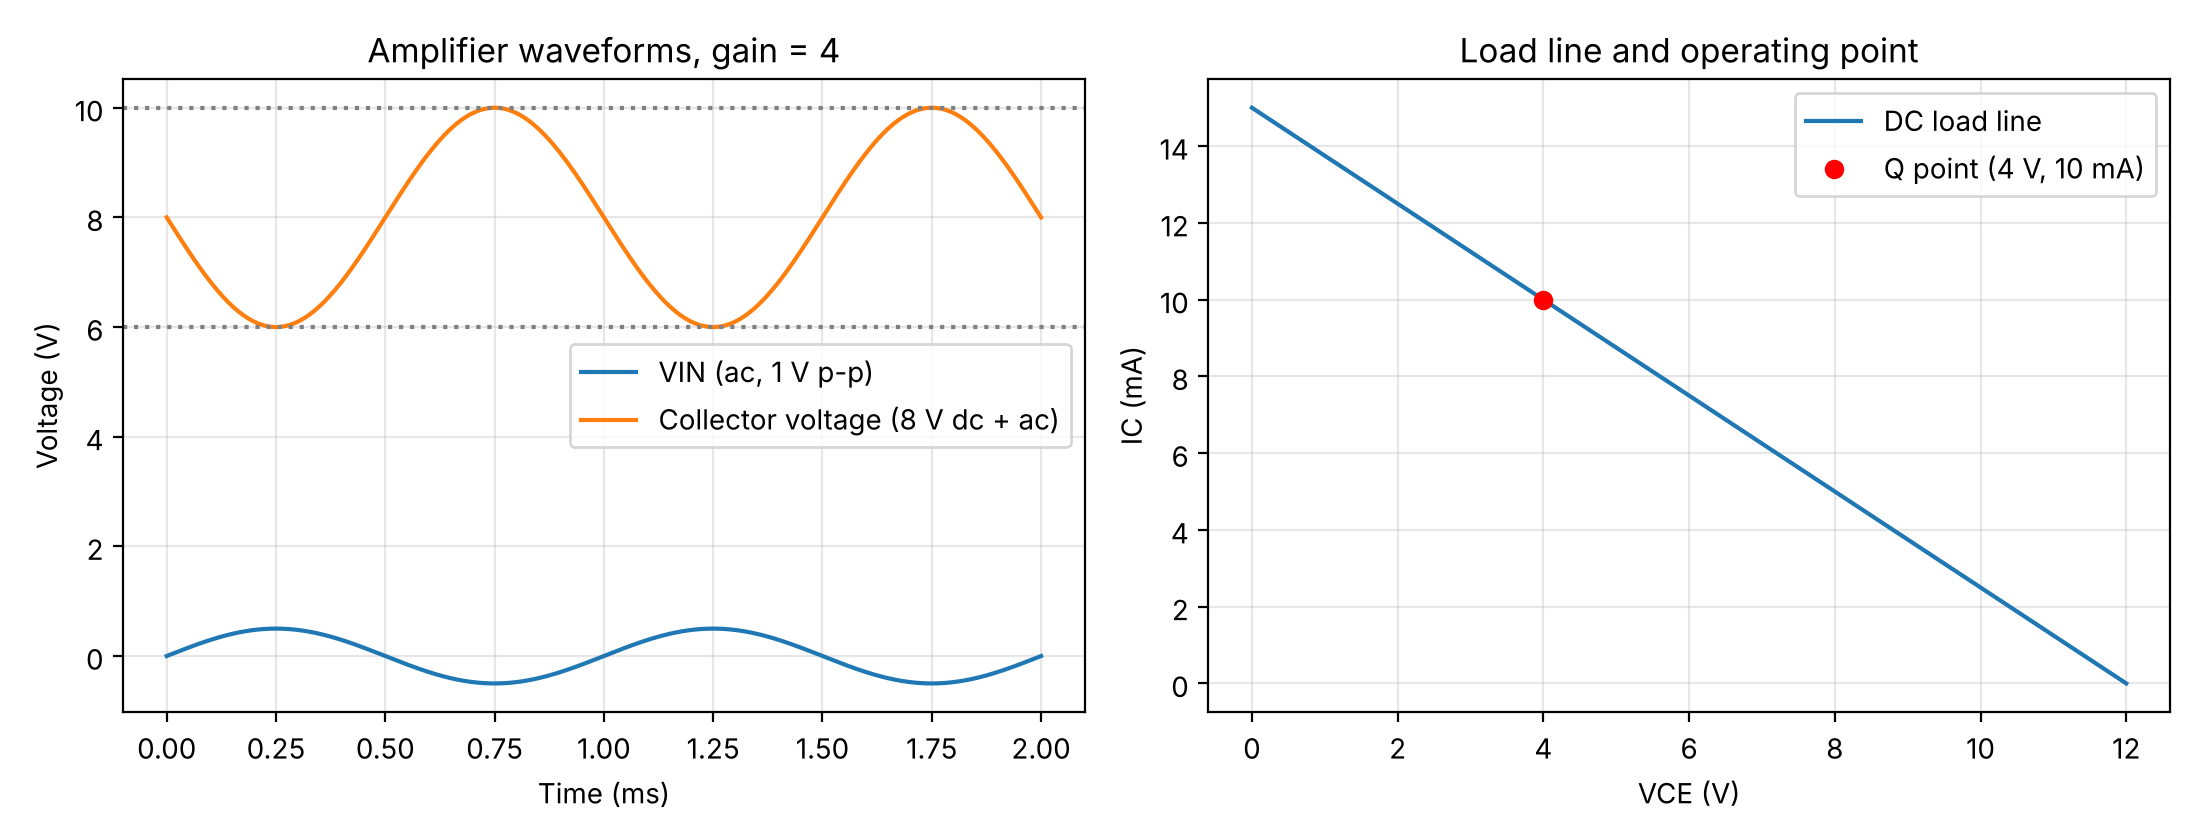

Write Python code to recreate this figure.
import numpy as np
import matplotlib.pyplot as plt


def design_amplifier(Vcc, IC, beta, VC, VE, Vbe, drop_rth, gain):
    # Bias network and gain design
    RC = (Vcc - VC) / IC
    RE = VE / IC
    IB = IC / beta
    VB = VE + Vbe
    RTH = drop_rth / IB
    VTH = VB + drop_rth
    R2 = 2 * RTH
    R1 = R2 * (Vcc - VTH) / VTH
    RE1 = RC / gain
    RE2 = RE - RE1
    return {"RC": RC, "RE": RE, "IB": IB, "VB": VB, "RTH": RTH, "VTH": VTH,
            "R1": R1, "R2": R2, "RE1": RE1, "RE2": RE2}


def actual_bias(Vcc, R1, R2, RC, RE, beta, Vbe):
    # DC check of the finished design using the real R1 and R2
    VTH = Vcc * R2 / (R1 + R2)
    RTH = R1 * R2 / (R1 + R2)
    IB = (VTH - Vbe) / (RTH + (beta + 1) * RE)
    IC = beta * IB
    VE = (beta + 1) * IB * RE
    VC = Vcc - IC * RC
    return IC, VC, VE, VC - VE


def print_results(Vcc, IC, beta, VC, VE, Vbe, drop_rth, gain):
    d = design_amplifier(Vcc, IC, beta, VC, VE, Vbe, drop_rth, gain)
    print(f"RC = ({Vcc:.0f} - {VC:.0f}) / {IC*1e3:.0f} mA = {d['RC']:.0f} ohm")
    print(f"RE = RE1 + RE2 = {VE:.0f} / {IC*1e3:.0f} mA = {d['RE']:.0f} ohm")
    print(f"IB = {IC*1e3:.0f} mA / {beta} = {d['IB']*1e3:.1f} mA")
    print(f"VB = {VE:.0f} + {Vbe} = {d['VB']:.1f} V")
    print(f"RTH = {drop_rth} / {d['IB']*1e3:.1f} mA = {d['RTH']:.0f} ohm")
    print(f"VTH = {d['VB']:.1f} + {drop_rth} = {d['VTH']:.1f} V")
    print(f"R2 = 2 x RTH = {d['R2']:.0f} ohm")
    print(f"R1 = R2 x ({Vcc:.0f} - {d['VTH']:.1f}) / {d['VTH']:.1f} = {d['R1']:.0f} ohm")
    print(f"RE1 = RC / G = {d['RC']:.0f} / {gain} = {d['RE1']:.0f} ohm")
    print(f"RE2 = RE - RE1 = {d['RE']:.0f} - {d['RE1']:.0f} = {d['RE2']:.0f} ohm")

    IC_a, VC_a, VE_a, VCE_a = actual_bias(Vcc, d["R1"], d["R2"], d["RC"], d["RE"], beta, Vbe)
    print(f"DC check with these resistors: IC = {IC_a*1e3:.2f} mA, VC = {VC_a:.2f} V, "
          f"VE = {VE_a:.2f} V, VCE = {VCE_a:.2f} V")


def plot_results(Vcc, IC, beta, VC, VE, Vbe, drop_rth, gain):
    d = design_amplifier(Vcc, IC, beta, VC, VE, Vbe, drop_rth, gain)

    t = np.linspace(0, 2e-3, 1000)
    vin = 0.5 * np.sin(2 * np.pi * 1e3 * t)
    vc = VC - gain * vin

    VCE_sweep = np.linspace(0, Vcc, 100)
    load_line = (Vcc - VCE_sweep) / (d["RC"] + d["RE"])

    plt.figure(figsize=(11, 4.2))

    plt.subplot(1, 2, 1)
    plt.plot(t * 1e3, vin, label="VIN (ac, 1 V p-p)")
    plt.plot(t * 1e3, vc, label="Collector voltage (8 V dc + ac)")
    plt.axhline(10, linestyle=":", color="gray")
    plt.axhline(6, linestyle=":", color="gray")
    plt.xlabel("Time (ms)")
    plt.ylabel("Voltage (V)")
    plt.title("Amplifier waveforms, gain = 4")
    plt.legend()
    plt.grid(alpha=0.3)

    plt.subplot(1, 2, 2)
    plt.plot(VCE_sweep, load_line * 1e3, label="DC load line")
    plt.plot(VC - VE, IC * 1e3, "ro", label="Q point (4 V, 10 mA)")
    plt.xlabel("VCE (V)")
    plt.ylabel("IC (mA)")
    plt.title("Load line and operating point")
    plt.legend()
    plt.grid(alpha=0.3)

    plt.tight_layout()
    plt.savefig("circuit6_transistor_amplifier.png", dpi=200)
    plt.show()


def main():
    Vcc, IC, beta, VC, VE = 12.0, 10e-3, 100, 8.0, 4.0
    Vbe, drop_rth, gain = 0.6, 0.4, 4
    print_results(Vcc, IC, beta, VC, VE, Vbe, drop_rth, gain)
    plot_results(Vcc, IC, beta, VC, VE, Vbe, drop_rth, gain)


if __name__ == "__main__":
    main()
